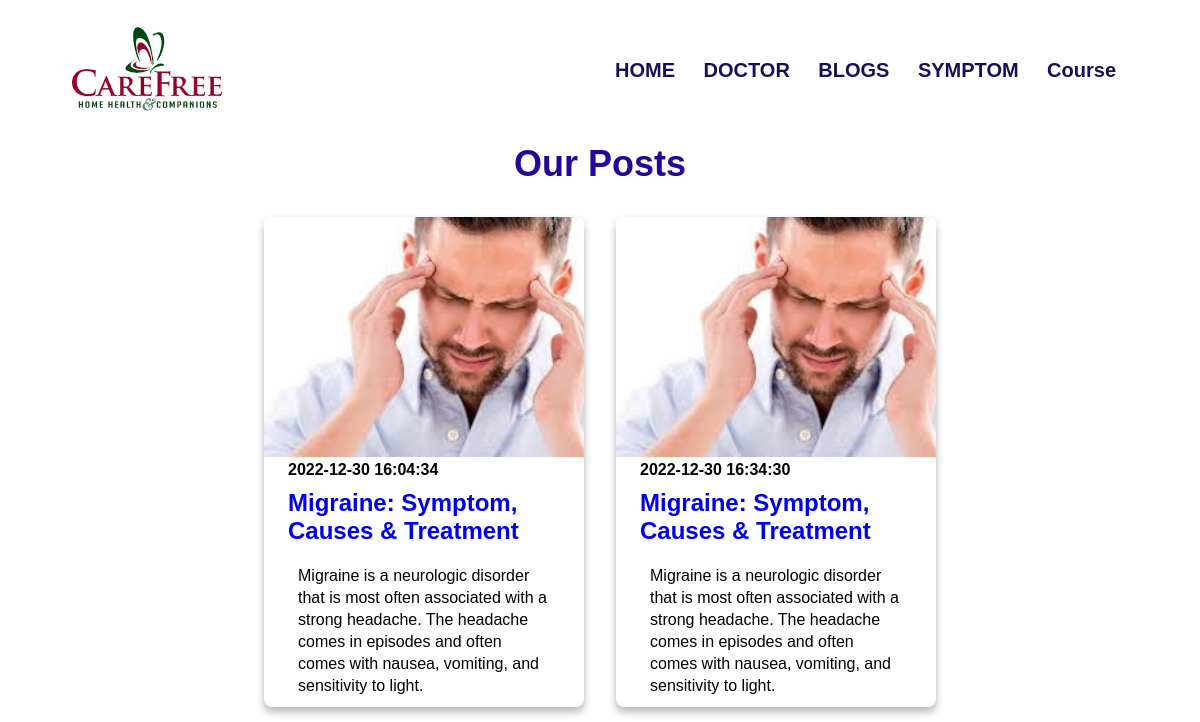
Screenshot of /Blog.php with the database file from the repository.
### tables this page shows
CREATE TABLE `blog` (
  `id` int(10) NOT NULL,
  `title` varchar(100) NOT NULL,
  `description` text NOT NULL,
  `image` varchar(400) NOT NULL,
  `create_date` timestamp NOT NULL DEFAULT current_timestamp()
);

### Blog.php (the view, shortened to what this page needs)
<!DOCTYPE html>
<html>
<head>
    <link rel="stylesheet" href="style.css">
</head>
<body>
    <nav>
        <a href="home.html"> <img src="images/logo.png"> </a>
        <div class="nav-links">
            <ul>
                <b>
                    <li><a href="Home.php">HOME</a></li>
                </b>
                <b>
                    <li><a href="Doctor.php">DOCTOR</a></li>
                </b>
                <b>
                    <li><a href="Blog.php">BLOGS</a></li>
                </b>
                <b>
                    <li><a href="Symptom.php">SYMPTOM</a></li>
                </b>
                <b>
                    <li><a href="Course.php">Course</a></li>
                </b>
            </ul>
        </div>
    </nav>
    <section class="post" id="post">
        <div class="container min-vh-100">
            <center>
                <b>
                    <h1 style="color:rgb(36, 6, 157);"> Our Posts </h1>
                </b>
            </center>
            <div class="box-container">
            <?php
            include 'admin/config.php';
            $sel= "SELECT * FROM blog";
            $query=$conn-> query($sel);
            while($row=$query->fetch_assoc()){
        ?>
                <div class="box">
                    <img src="admin/<?php echo $row['image']; ?>">
                    <div class="content">
                        <h4><?php echo $row['create_date']; ?> </h4>
                        <a href="p.html">
                            <h3> <?php echo $row['title']; ?></h3>
                        </a>
                        <p> <?php echo $row['description']; ?> </p>
                    </div>
                </div>
            <?php
       }
     ?>
</div>
    </section>
</body>
</html>

### style.css (style rules this page uses)
* { margin: 0; padding: 0; font-family: 'Poppins', sans-serif; }
a { text-decoration: none; }
.container { max-width: 1200px; margin: auto; }
nav { display: flex; padding: 2% 6%; justify-content: space-between; align-items: center; }
nav img { width: 150px; }
.nav-links { flex: 1; text-align: right; }
.nav-links ul li { list-style: none; display: inline-block; padding: 8px 12px; position: relative; }
.nav-links ul li a { color:rgb(21, 16, 91); text-decoration:none; font-size: 20px; }
.nav-links ul li::after { content: ''; width: 0%; height: 2px; background: #f44336; display: block; margin: auto; transition: 0.5s; }
h1 { font-size: 36px; font-weight: 600; }
p { color:rgb(23, 94, 94); font-size: 14px; font-weight: 300px; line-height: 22px; padding: 10px; }
h3 { font-weight: 600; margin: 10px 0; }
.post .box-container { display:flex; justify-content: center; flex-wrap: wrap; }
.post .box-container .box { width: 20rem; margin: 2rem 1rem; overflow: hidden; border-radius: .5rem; box-shadow: 0 .3rem .5rem rgba(0, 0, 0, 0.3); }
.post .box-container .box img { height: 15rem; width:100%; object-fit: cover; }
.post .box-container .box .content { padding: 0 1.5rem; }
.post .box-container .box .content h3 { font-size: 1.5rem; color: var(--black); text-align: left; }
.post .box-container .box .content p { font-size: 1rem; color: var(--black); }
::placeholder { color: #fff; font-size: 12px; }

### rows the page displays
blog: image (picture), create_date "2022-12-30 16:04:34", title "Migraine: Symptom, Causes & Treatment", description "Migraine is a neurologic disorder that is most often associated with a strong headache. The headache comes in episodes and often comes with nausea, vomiting, and sensitivity to light."
blog: image (picture), create_date "2022-12-30 16:34:30", title "Migraine: Symptom, Causes & Treatment", description "Migraine is a neurologic disorder that is most often associated with a strong headache. The headache comes in episodes and often comes with nausea, vomiting, and sensitivity to light."
